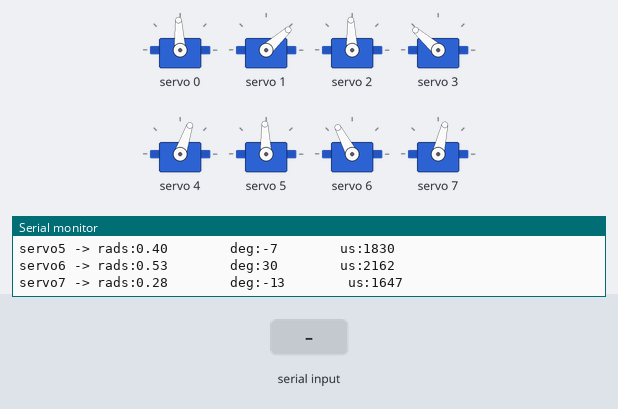
Bench run of a sketch on a simulated ESP32. On the bench: 8 × servo, the last lines printed to the serial monitor. The test bench sets the inputs (shaded band).

Above: at 1.7 s.
1.8 s: "1" received over Serial
At 2.49 s:
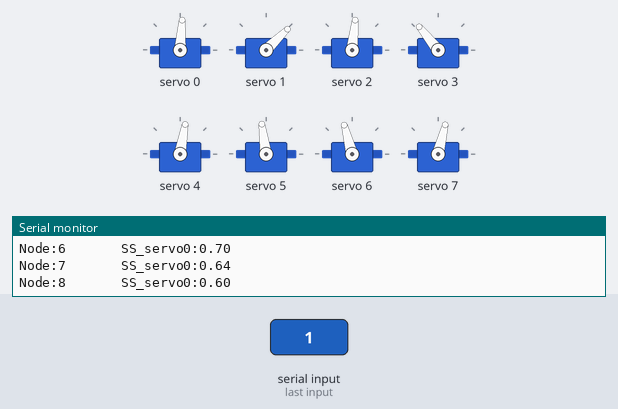
4.8 s: "0" received over Serial
At 5.3 s:
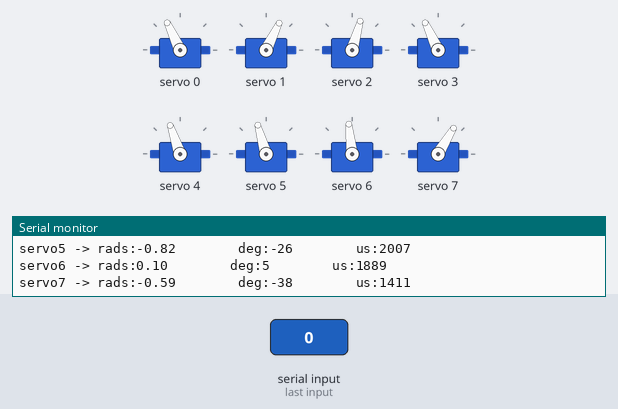
6.3 s: "1" received over Serial
At 8.1 s:
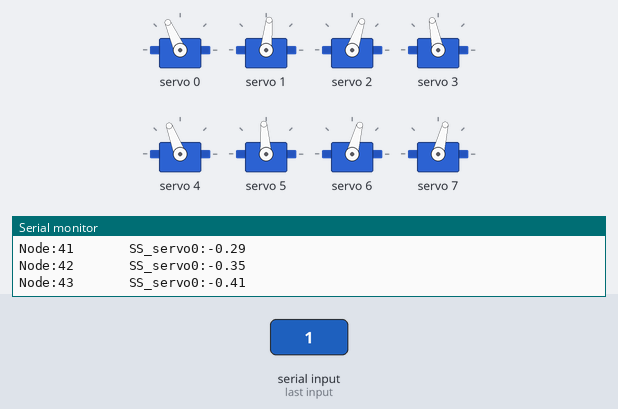
Timing chart, 0 to 9.6 s (numbered marks = the images above; inputs shaded):
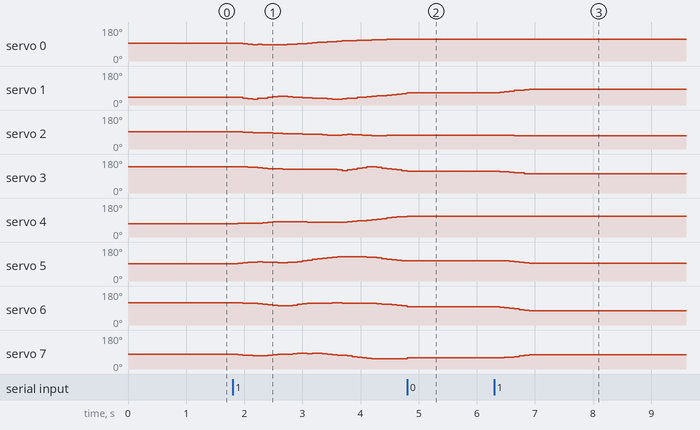

The sketch:

2_feet_step_up_5cm_step.ino
```cpp
//Gait template
//FIRST STEP OF LEG 1 MODIFIED
#include <Wire.h>
#include <Adafruit_PWMServoDriver.h>

Adafruit_PWMServoDriver pca9685 = Adafruit_PWMServoDriver();

#define SERVO_FREQ 300
#define SER0 0 //Hip 1
#define SER1 1 //Knee 1
#define SER2 2 //Hip 2
#define SER3 3 //Knee 2
#define SER4 4 //Hip 3
#define SER5 5 //Knee 3
#define SER6 6 //Hip 4
#define SER7 7 //Knee 4

float SS_servo0[] = {0.0132436711512529, -0.006283591824065026, 0.05774423424508032, 0.13072439324654456, 0.1584623106100793, 0.14055711040452723, 0.16263085697618118, 0.1800696666722373, 0.20869720421367963, 0.22174508312494445, 0.18052058309488167, 0.1345149017764196, 0.10214563530569852, 0.07382339765284435, 0.038759513443251944, -0.006104752831205856, -0.05453855815041706, -0.10552199440166174, -0.15683639302801494, -0.20567159717318534, -0.2396146271465254, -0.2679307076989511, -0.2990228490912862, -0.32595915733957587, -0.35072750833324107, -0.3754717548978256, -0.40003486100729746, -0.42448605294689934, -0.4483184125306589, -0.4646518372152781, -0.4766286576480962, -0.4894957346049762, -0.4978108499968027, -0.5071991890199561, -0.5165019581101552, -0.5229188113812099, -0.5237095075197417, -0.5229735353593326, -0.5219270935449807, -0.5193450969935659, -0.5156764369919946, -0.5125823912641474, -0.50971828057014, -0.5205672257849302};
float SS_servo1[] = {1.0890292292399724, 1.1253983581721627, 1.2654796736530332, 1.4330990182516623, 1.521809707345287, 1.4258861163102754, 1.3696369610359485, 1.303968851924315, 1.2513062593827688, 1.2094292377524198, 1.1817453996344789, 1.1830341605918535, 1.193766855021043, 1.2051904827169715, 1.2066760101501193, 1.1945908372827398, 1.179248051039685, 1.1642250547264168, 1.148815021490885, 1.1424462601017242, 1.1370935926570738, 1.1160417747407203, 1.0564256729917312, 0.9674537073012998, 0.8831062316903688, 0.7988481996477129, 0.7180225656682604, 0.63931757326315, 0.569193457151816, 0.5045582068635251, 0.438052290950276, 0.3696376956840613, 0.29247985339982585, 0.22359494566645943, 0.1683506853091808, 0.11176664247640038, 0.03906981596117837, -0.031844488194929646, -0.10168347198652597, -0.17007241870587075, -0.23528032937064083, -0.2987922705232575, -0.3633473905426971, -0.41825845685242924};
float SS_servo2[] = {-0.00218219930014338, -0.04917987936232512, -0.07960855722462847, -0.10793191096828962, -0.13679314729203468, -0.1535494056712138, -0.1702783393578584, -0.18433111422479814, -0.19973701689517168, -0.22315123273720738, -0.2462428947408221, -0.26539163470872346, -0.2821821967818595, -0.294753728031642, -0.31559741503580696, -0.33848940872834254, -0.36629612495758357, -0.3987899635453289, -0.43327108652242885, -0.4646550723531343, -0.4703033538883719, -0.4394559020074162, -0.4089894942923348, -0.39247994043971846, -0.40184042949966925, -0.4115994476309325, -0.44116569967508723, -0.4829694728152643, -0.5212365425858757, -0.5246060208964143, -0.5079397546086702, -0.4909343050887743, -0.4734454859002773, -0.4560833695458075, -0.439195360407969, -0.4432230021755264, -0.46595095586197804, -0.4783628199339608, -0.49285829780053936, -0.5016699086504898, -0.5087187614188188, -0.5156278469179603, -0.5225244033576991, -0.5243388657468699};
float SS_servo3[] = {1.0556829445562805, 1.016646660592805, 0.9564404368546165, 0.9068016443004879, 0.8493626582939486, 0.7652298813814215, 0.7003019912970962, 0.6418960732697149, 0.5951362380074016, 0.5613588663389074, 0.5214547923996945, 0.4916155728939987, 0.4781280535580666, 0.46654774824337913, 0.4479541212335077, 0.4138139172280513, 0.378934148606657, 0.3457799407873928, 0.31373448675829974, 0.2848842808113606, 0.25028105217712904, 0.183523753355749, 0.15239687742664265, 0.24581779460825692, 0.33283241005495445, 0.4195993555012576, 0.49020650701721136, 0.5508296385534085, 0.5324231681008824, 0.4441543262030325, 0.37904863222266494, 0.3134371181909826, 0.24906728015919782, 0.18495405786060987, 0.11744422423228765, 0.0564150591230324, 0.0011981819203668274, -0.059119232426786184, -0.11567811222176878, -0.1748086879672061, -0.23281612360276693, -0.2910537203619704, -0.3504549886296162, -0.41489397676669487};
float SS_servo4[] = {0.5240315381044919, 0.5195235886167432, 0.5214707043604205, 0.521661161064047, 0.5011329969787048, 0.47741459081579957, 0.4259197564273581, 0.3905170888090663, 0.342128980379005, 0.30426291939660133, 0.2896624299413186, 0.28165181071812606, 0.29044072991391734, 0.3157799296592592, 0.33979481755368995, 0.354723968338858, 0.3666717528515228, 0.3762573531676785, 0.3854674584412211, 0.3952523845696621, 0.40373395391687306, 0.3993518935265339, 0.3690952899255934, 0.3230292960210216, 0.27334962526074985, 0.22362471220461874, 0.17176650755214978, 0.11859028943909561, 0.05351749753188886, -0.022559805116073032, -0.09849266130729749, -0.17686027790644315, -0.2608609638856565, -0.319016567331442, -0.34146904547738616, -0.34565563854885906, -0.35819997506258777, -0.36092991869494356, -0.35806592604188525, -0.3534579142568874, -0.3551335662501295, -0.36352536781054273, -0.3818007663279158, -0.41059494916526373};
float SS_servo5[] = {0.396292498378225, 0.32991678025760757, 0.26342061812170786, 0.20780515443400463, 0.16094405268410805, 0.10402637189506607, 0.09055127935768198, 0.06998059386109447, 0.06970613959687298, 0.06040238731386811, 0.01951277435145691, -0.016919536722234754, -0.051888297468808575, -0.09897027476568725, -0.1569373268873167, -0.22360810623184157, -0.29390465761826856, -0.3659103862209894, -0.43995403462608446, -0.510133948609821, -0.5623170429072486, -0.6043428867480275, -0.6452047540629289, -0.689646410946636, -0.7344557045645551, -0.7792702283726318, -0.8248588658325231, -0.8709257746243156, -0.8971497316302537, -0.8907091966300901, -0.8830400168750385, -0.8788004872073776, -0.8777995297053682, -0.8654729197633628, -0.8237944476957233, -0.800532730996659, -0.8164372678469918, -0.808472254997465, -0.8049928777166908, -0.7859325294675283, -0.7218791287643228, -0.6523857164582856, -0.602928389495782, -0.584188689718434};
float SS_servo6[] = {0.5250859306833123, 0.5091565108371162, 0.49743140612598274, 0.4833596672306044, 0.4558608404237463, 0.43399440221927266, 0.383827223307459, 0.32996212803450337, 0.2675253386460054, 0.20786361941855291, 0.17822243484480416, 0.20874191200909448, 0.27581873467584217, 0.36425782417600755, 0.44037147453889536, 0.47278300133703016, 0.4842333450307153, 0.4805263161305415, 0.4841685240714582, 0.502938635807285, 0.521915730381708, 0.5197654354355747, 0.5044218168460937, 0.5026507835858071, 0.4984052368776133, 0.4941065666418338, 0.4889040416896591, 0.48314308736727213, 0.46381149471408123, 0.42192039271629905, 0.3799662749058622, 0.34927347746461906, 0.31900102019520343, 0.2761709922275039, 0.2208415945873446, 0.15781283707863958, 0.09764849529206415, 0.038591262026397836, -0.02157920726232971, -0.08237160969735882, -0.14792997178589426, -0.21733219872491072, -0.2886614580551886, -0.3604357492559508};
float SS_servo7[] = {0.28310978852791485, 0.22851734995599499, 0.16835819211132272, 0.11571750241973233, 0.06942386946111682, 0.011312714572120144, -0.00488407476796341, -0.010727333498312012, -0.0003707946531761356, 0.009155408436830131, -0.02246460663681044, -0.03326255126291863, 0.09938508506127429, 0.25495847103785835, 0.3432756425928965, 0.3588850780436869, 0.36688196625732306, 0.37551714791592405, 0.34947027978053313, 0.2908065974974694, 0.23961567523375812, 0.20158901259654338, 0.15093986183333247, 0.07103826233503999, -0.008526927900274303, -0.08806426082392081, -0.16896933345609785, -0.2507194379392955, -0.3167894335468052, -0.35368672473066914, -0.3906463577350816, -0.44334881097658446, -0.5040239536445423, -0.5483484399042267, -0.5649229352633275, -0.5706624837897939, -0.5914614951887207, -0.608599553247289, -0.6224348329424062, -0.632037092098487, -0.6318819905137611, -0.6268390017070513, -0.621089320117982, -0.6157929883400741};

int node=0;
int first=0;
int input=2;
int end_time=0;
int time_step=80000; // WAS 200 000
int steps = sizeof(SS_servo0)/sizeof(SS_servo0[0]);
int first_print=1;

// ------------------------Centers:--------------------------
int centre0=312;
int centre1=293;
int centre2=305;
int centre3=315;
int centre4=315;
int centre5=300;
int centre6=310;
int centre7=315;

// -------------------Joint configurations-------------------
int servo0=0;
int servo0_deg=0;
int servo1=0;
int servo1_deg=0;
int servo2=0;
int servo2_deg=0;
int servo3=0;
int servo3_deg=0;
int servo4=0;
int servo4_deg=0;
int servo5=0;
int servo5_deg=0;
int servo6=0;
int servo6_deg=0;
int servo7=0;
int servo7_deg=0;

void setup() {
  Serial.begin(115200);
  pca9685.begin();

  pca9685.setOscillatorFrequency(27000000); //Value between 24MHz and 27MHz, tuned for this setup
  pca9685.setPWMFreq(SERVO_FREQ);
  delay (500);

        servo0_deg=SS_servo0[0]/3.14159265*180;
        servo0=map(servo0_deg,-38,90,2200,1030);
        servo1_deg=SS_servo1[0]/3.14159265*180-servo0_deg;
        servo1=map(servo1_deg,-90,90,2600,950);
        servo2_deg=SS_servo2[0]/3.14159265*180;
        servo2=map(servo2_deg,-37,90,1500,2670);
        servo3_deg=SS_servo3[0]/3.14159265*180-servo2_deg;
        servo3=map(servo3_deg,-90,90,1100,2700);
        servo4_deg=SS_servo4[0]/3.14159265*180;
        servo4=map(servo4_deg,-90,38,2700,1500);
        servo5_deg=SS_servo5[0]/3.14159265*180-servo4_deg;
        servo5=map(servo5_deg,-90,90,2600,930);
        servo6_deg=SS_servo6[0]/3.14159265*180;
        servo6=map(servo6_deg,-90,38,850,2250);
        servo7_deg=SS_servo7[0]/3.14159265*180-servo6_deg;
        servo7=map(servo7_deg,-90,90,920,2620);

        pca9685.setPWM(SER0,0,servo0);
        pca9685.setPWM(SER1,0,servo1);
        pca9685.setPWM(SER2,0,servo2);
        pca9685.setPWM(SER3,0,servo3);
        pca9685.setPWM(SER4,0,servo4);
        pca9685.setPWM(SER5,0,servo5);
        pca9685.setPWM(SER6,0,servo6);
        pca9685.setPWM(SER7,0,servo7);

        Serial.print("Node:");
        Serial.println(node);
        Serial.print("servo0 -> rads:");
        Serial.print(SS_servo0[node]);
        Serial.print("        deg:");
        Serial.print(servo0_deg);
        Serial.print("        us:");
        Serial.println(servo0);
        Serial.print("servo1 -> rads:");
        Serial.print(SS_servo1[node]);
        Serial.print("        deg:");
        Serial.print(servo1_deg);
        Serial.print("        us:");
        Serial.println(servo1);
        Serial.print("servo2 -> rads:");
        Serial.print(SS_servo2[node]);
        Serial.print("        deg:");
        Serial.print(servo2_deg);
        Serial.print("        us:");
        Serial.println(servo2);
        Serial.print("servo3 -> rads:");
        Serial.print(SS_servo3[node]);
        Serial.print("        deg:");
        Serial.print(servo3_deg);
        Serial.print("        us:");
        Serial.println(servo3);
        Serial.print("servo4 -> rads:");
        Serial.print(SS_servo4[node]);
        Serial.print("        deg:");
        Serial.print(servo4_deg);
        Serial.print("        us:");
        Serial.println(servo4);
        Serial.print("servo5 -> rads:");
        Serial.print(SS_servo5[node]);
        Serial.print("        deg:");
        Serial.print(servo5_deg);
        Serial.print("        us:");
        Serial.println(servo5);
        Serial.print("servo6 -> rads:");
        Serial.print(SS_servo6[node]);
        Serial.print("        deg:");
        Serial.print(servo6_deg);
        Serial.print("        us:");
        Serial.println(servo6);
        Serial.print("servo7 -> rads:");
        Serial.print(SS_servo7[node]);
        Serial.print("        deg:");
        Serial.print(servo7_deg);
        Serial.print("        us:");
        Serial.println(servo7);

}

void loop()
{
  if(Serial.available()>0)
  {
    first=Serial.read();
    if(first=='1')
    {
      input=1;
    }
    if(first=='0')
    {
      input=0;
    }
  }
  if(input==1)
  {
      if(esp_timer_get_time()>=end_time)
      {
        servo0_deg=SS_servo0[node]/3.14159265*180;
        servo0=map(servo0_deg,-38,90,2200,1030);
        servo1_deg=SS_servo1[node]/3.14159265*180-servo0_deg;
        servo1=map(servo1_deg,-90,90,2600,950);
        servo2_deg=SS_servo2[node]/3.14159265*180;
        servo2=map(servo2_deg,-37,90,1500,2670);
        servo3_deg=SS_servo3[node]/3.14159265*180-servo2_deg;
        servo3=map(servo3_deg,-90,90,1100,2700);
        servo4_deg=SS_servo4[node]/3.14159265*180;
        servo4=map(servo4_deg,-90,38,2700,1500);
        servo5_deg=SS_servo5[node]/3.14159265*180-servo4_deg;
        servo5=map(servo5_deg,-90,90,2600,930);
        servo6_deg=SS_servo6[node]/3.14159265*180;
        servo6=map(servo6_deg,-90,38,850,2250);
        servo7_deg=SS_servo7[node]/3.14159265*180-servo6_deg;
        servo7=map(servo7_deg,-90,90,920,2620);

        pca9685.setPWM(SER0,0,servo0);
        pca9685.setPWM(SER1,0,servo1);
        pca9685.setPWM(SER2,0,servo2);
        pca9685.setPWM(SER3,0,servo3);
        pca9685.setPWM(SER4,0,servo4);
        pca9685.setPWM(SER5,0,servo5);
        pca9685.setPWM(SER6,0,servo6);
        pca9685.setPWM(SER7,0,servo7);

        Serial.print("Node:");
        Serial.print(node);
        Serial.print("       SS_servo0:");
        Serial.println(SS_servo3[node]);
        node+=1;
        if(node>=steps)
           {
              input=0;
              node=steps-1;
            }
         end_time=esp_timer_get_time()+time_step;
      }
   }

  if(input == 0)
  {
        servo0_deg=SS_servo0[node]/3.14159265*180;
        servo0=map(servo0_deg,-38,90,2200,1030);
        servo1_deg=SS_servo1[node]/3.14159265*180-servo0_deg;
        servo1=map(servo1_deg,-90,90,2600,950);
        servo2_deg=SS_servo2[node]/3.14159265*180;
        servo2=map(servo2_deg,-37,90,1500,2670);
        servo3_deg=SS_servo3[node]/3.14159265*180-servo2_deg;
        servo3=map(servo3_deg,-90,90,1100,2700);
        servo4_deg=SS_servo4[node]/3.14159265*180;
        servo4=map(servo4_deg,-90,38,2700,1500);
        servo5_deg=SS_servo5[node]/3.14159265*180-servo4_deg;
        servo5=map(servo5_deg,-90,90,2600,930);
        servo6_deg=SS_servo6[node]/3.14159265*180;
        servo6=map(servo6_deg,-90,38,850,2250);
        servo7_deg=SS_servo7[node]/3.14159265*180-servo6_deg;
        servo7=map(servo7_deg,-90,90,920,2620);

        pca9685.setPWM(SER0,0,servo0);
        pca9685.setPWM(SER1,0,servo1);
        pca9685.setPWM(SER2,0,servo2);
        pca9685.setPWM(SER3,0,servo3);
        pca9685.setPWM(SER4,0,servo4);
        pca9685.setPWM(SER5,0,servo5);
        pca9685.setPWM(SER6,0,servo6);
        pca9685.setPWM(SER7,0,servo7);

        if(first_print==1)
        {
        first_print=0;
        Serial.print("Node:");
        Serial.println(node);
        Serial.print("servo0 -> rads:");
        Serial.print(SS_servo0[node]);
        Serial.print("        deg:");
        Serial.print(servo0_deg);
        Serial.print("        us:");
        Serial.println(servo0);
        Serial.print("servo1 -> rads:");
        Serial.print(SS_servo1[node]);
        Serial.print("        deg:");
        Serial.print(servo1_deg);
        Serial.print("        us:");
        Serial.println(servo1);
        Serial.print("servo2 -> rads:");
        Serial.print(SS_servo2[node]);
        Serial.print("        deg:");
        Serial.print(servo2_deg);
        Serial.print("        us:");
        Serial.println(servo2);
        Serial.print("servo3 -> rads:");
        Serial.print(SS_servo3[node]);
        Serial.print("        deg:");
        Serial.print(servo3_deg);
        Serial.print("        us:");
        Serial.println(servo3);
        Serial.print("servo4 -> rads:");
        Serial.print(SS_servo4[node]);
        Serial.print("        deg:");
        Serial.print(servo4_deg);
        Serial.print("        us:");
        Serial.println(servo4);
        Serial.print("servo5 -> rads:");
        Serial.print(SS_servo5[node]);
        Serial.print("        deg:");
        Serial.print(servo5_deg);
        Serial.print("        us:");
        Serial.println(servo5);
        Serial.print("servo6 -> rads:");
        Serial.print(SS_servo6[node]);
        Serial.print("        deg:");
        Serial.print(servo6_deg);
        Serial.print("        us:");
        Serial.println(servo6);
        Serial.print("servo7 -> rads:");
        Serial.print(SS_servo7[node]);
        Serial.print("        deg:");
        Serial.print(servo7_deg);
        Serial.print("        us:");
        Serial.println(servo7);
        }

  }
}
```

Measured:
- after the input at 4.8 s, servo 2: stays 74° (without the input it goes to 73° after 0.17 s)
- after the input at 6.3 s, servo 0: 115° → 114° after 0.09 s; servo 1: moves from 64° to 84° over 0.51 s, starting after 0.09 s; servo 2: 74° → 73° after 0.09 s, → 72° 0.09 s later, → 71° 0.17 s later; servo 3: moves from 115° to 101° over 0.51 s, starting after 0.09 s; servo 4: 109° → 111° after 0.60 s
